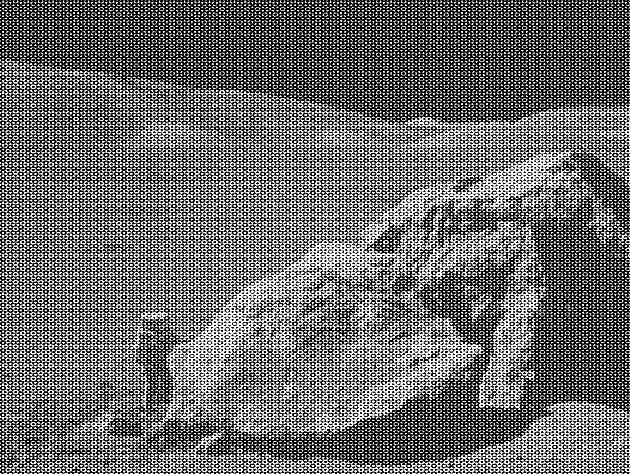
#> input picture moonlanding.png, 630 x 474 px, found by its file name
$ jupyter execute --allow-errors 09ex_algorithms.ipynb
#> lines starting #> are read from the running program, lines starting #| are printed output that depends on the picture
[cell 1]
import numpy as np
import pandas as pd
import matplotlib.pyplot as plt
import scipy as sc
from  scipy import stats
from scipy import fftpack
from matplotlib.ticker import AutoMinorLocator, MultipleLocator, FuncFormatter

1\. **Hurricanes per Year**

The number of hurricanes in 2005 was 15. The historic average is 6.3. Is this number signficantly different?
- Assume the number of hurricanes is random, i.e. follows the Poisson distribution. OK
- Assume as statistically significant a probability that has a Z score of 3 or larger with respect a normal distribution. OK

**Hint**: compute the probability that in a single year are observed 15 or more hurricances.

[cell 2]
#setting variables
hurr_num = 15
hurr_aver = 6.3
diff = hurr_num - hurr_aver
sigma = np.sqrt(hurr_aver)

z_test = diff/sigma

#setting plots features
fig, ax = plt.subplots(figsize=(16,6))
xs = np.linspace(hurr_aver - diff -3, hurr_aver + diff +3, 1000)
ts = stats.norm.pdf(xs, loc = hurr_aver, scale = sigma)
ax.plot(xs, ts, label = 'distribution')
ax.axvline(hurr_aver, linestyle='--', color='orange', label = 'Average')
ax.axvline(hurr_num, linestyle='--', color='blue', label = 'Hurricanes in 2005')
ax.legend()
ax.set_xlabel('Numbers of Hurricanes', size = 12)
ax.xaxis.set_major_locator(MultipleLocator(2))
ax.set_xlim(0)
ax.set_ylabel('Probability', size = 12)
plt.title("Distribution of Hurricanes in 2005", size = 20)

#computing p-value
pvalue = stats.norm.cdf(-z_test) + (1. - stats.norm.cdf(z_test))
print("p-value =", pvalue)


#printing T-Student distribution
fig, ax = plt.subplots(figsize=(16,6))
x = np.linspace(-5, +5, 1000)
y = stats.norm.pdf(x)
ax.plot(x, y, label = 'Distribution')
ax.fill_between(x, y, where=np.abs(x) > z_test, color='red', label = 'out of range', linewidth = 3)
ax.axvline(z_test, linestyle='--', color='orange', label = 'Z value')
ax.axvline(-z_test, linestyle='--', color='blue', label = '-Z value')
ax.set_title('Distribution with Z test values', size = 20)
ax.set_ylabel("pdf", size =13)
ax.set_xlabel("x", size = 13)
ax.xaxis.set_major_locator(MultipleLocator(1))
ax.xaxis.set_minor_locator(AutoMinorLocator(2))
ax.legend(loc = 'upper right')
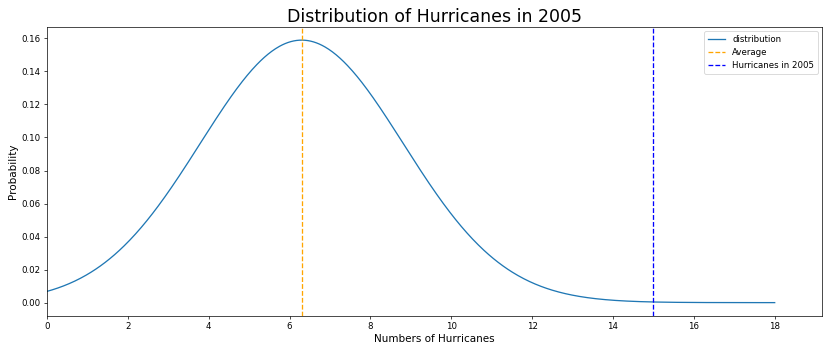
#> figure drawn by matplotlib, 1 panel; curve peaks at x = 6.29, y = 0.159
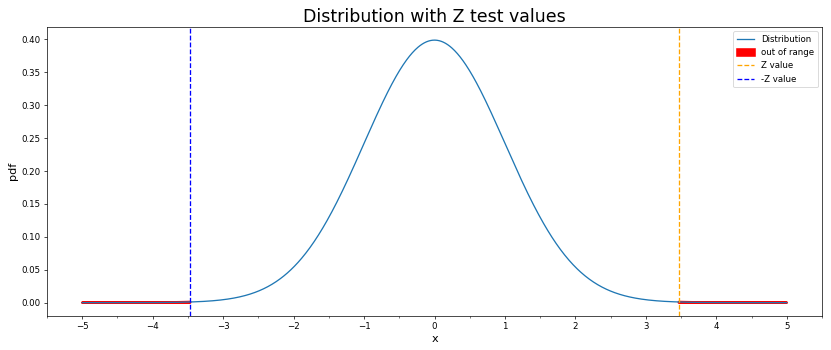
#> figure drawn by matplotlib, 1 panel; curve peaks at x = -0.00501, y = 0.399

2\. **Pairwise t-test**

In an experiment, a group of 10 individuals agreed to participate in a study of blood pressure changes following exposure to halogen lighting. Resting systolic blood pressure was recorded for each individual. The participants were then exposed to 20 minutes in a room lit only by halogen lamps. A post-exposure systolic blood pressure reading was recorded for each individual. The results are presented in the following data set:

```python
pre = np.array([120, 132, 120, 110, 115, 128, 120, 112, 110, 100])
post = np.array([140, 156, 145, 130, 117, 148, 137, 119, 127, 135])
```

Determine whether the change in blood pressures within our sample was statistically significant.

**Hint:**
in this case, the Student's $t$-test should be performed to compare the two datasets.
Use the following test statistics:

$$T = \frac{\bar{x}_1 - \bar{x}_2}{\sigma \sqrt{\frac{2}{n}}}$$

and

$$\sigma = \sqrt{\frac{\sigma_1^2 + \sigma_2^2}{2}}$$

[cell 3]
#array of data
pre = np.array([120, 132, 120, 110, 115, 128, 120, 112, 110, 100])
post = np.array([140, 156, 145, 130, 117, 148, 137, 119, 127, 135])
tot = np.array([140, 156, 145, 130, 117, 148, 137, 119, 127, 135,120, 132, 120, 110, 115, 128, 120, 112, 110, 100])
num = len(pre)

#statistic values of data
pre_mean = np.mean(pre)
post_mean = np.mean(post)
pre_s = np.sqrt(np.var(pre, ddof=1))
post_s = np.sqrt(np.var(post, ddof=1))
sigma = np.sqrt((pre_s**2+post_s**2)/2)

print('Mean values of pre and post exposition at halogen lamps \n Pre = ', pre_mean, '\n Post =', post_mean)
print('\nTotal sigma', sigma)

#Definition of T-Student function
def TStudent (n, x1, x2, s):
    return abs(x1-x2)/(s*np.sqrt(2/n))

#Calculation of T-Student
T = TStudent(num, pre_mean, post_mean, sigma)
print('\nThe T student is:', T)

#Printing T-Student distribution
fig, ax = plt.subplots(figsize=(16,6))
xs = np.linspace(-5, +5, 1000)
ts = stats.t.pdf(xs, num - 1)
ax.plot(xs, ts, label = 'distribution')
ax.fill_between(xs, ts, where=np.abs(xs) > T, color='red', label = 'out of range')
ax.axvline(T, linestyle='--', color='orange', label = 'T value')
ax.axvline(-T, linestyle='--', color='blue', label = '-T value')
ax.set_title('T student distribution at dof = 9', size = 20)
ax.set_ylabel("pdf", size =13)
ax.set_xlabel("x", size = 13)
ax.xaxis.set_major_locator(MultipleLocator(1))
ax.xaxis.set_minor_locator(AutoMinorLocator(2))
ax.legend(loc = 'upper right')


# now we calculate the p-value. Since it's double sided:
pvalue = stats.t.cdf(T, num - 1) + (1. - stats.t.cdf(-T, num - 1))
print("p-value =", pvalue)
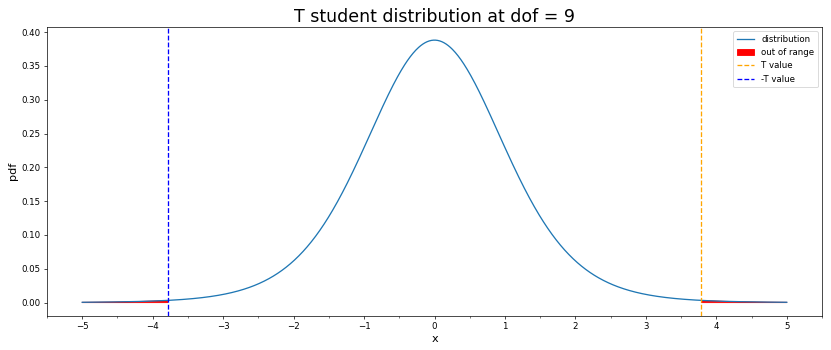
#> figure drawn by matplotlib, 1 panel; curve peaks at x = -0.00501, y = 0.388

3\. **FFT of a simple dataset**

Perform a periodicity analysis on the lynxs-hares population, i.e. determine what is the period of the population of these animals.

[cell 4]
from scipy.fftpack import fft
from matplotlib.gridspec import GridSpec
#downloading the file (only once then I can comment this line to avoid downloading the file several times)
#!wget https://www.dropbox.com/s/ebe1cnyd2gm836a/populations.txt -P /

#opening the txt file with data and converting it into pd dataframe
#> (the rest of this cell did not finish here and is left out)

[cell 5]
# Plot
fig2 = plt.figure(figsize=(20,12))
gs2 = GridSpec(1, 3, width_ratios=[1, 1, 1])
#> (the rest of this cell did not finish here and is left out)

#> (a cell that did not finish here is left out)

[cell 7]
# plot the result of the IFFT
fig3 = plt.figure(figsize=(20,12))
gs3 = GridSpec(1, 3, width_ratios=[1, 1, 1])
#> (the rest of this cell did not finish here and is left out)

4\. **FFT of an image**

Write a filter that removes the periodic noise from the `moonlanding.png` image by using a 2-dimensional FFT.

* Import the image as a 2D numpy array using `plt.imread("moonlanding.png")`. Examine the image with `plt.imshow()`, which is heavily contaminated with periodic noise. OK
* Check the documentation of the `scipy.fftpack` package, and find the method that performs a 2D FFT. Plot the spectrum (Fourier transform of) the image. **Hint**: use `LogNorm` to plot the colors in log scale: OK
```Python
from matplotlib.colors import LogNorm
plt.imshow(image, norm=LogNorm(vmin=5))
```
* Inspect the spectrum, and try to locate the regions of the power spectrum that contain the signal and those which contain the periodic noise. Use array slicing to set the noise regions to zero.
* Apply the inverse Fourier transform to plot the resulting image.

[cell 8]
from scipy.fftpack import fft2, ifft2
from matplotlib.colors import LogNorm

#importing the image as np array
image = plt.imread('moonlanding.png')
#> image is the input picture: shape (474, 630) float32; min 0, max 1, mean 0.424

#plotting the image
plt.figure(figsize=(12,6))
plt.imshow(image,plt.cm.gray)
plt.title("Original image", fontsize=15)

#Performing 2D Fourier transform with fft2 from scipy.fftpack
F_transf = fft2(image)
fig = plt.figure(figsize=(18,9))
gs = GridSpec(1, 2, width_ratios=[1, 1])
ax1 = fig.add_subplot(gs[0])
ax2 = fig.add_subplot(gs[1])

#Plotting Fourier transform
im = ax1.imshow(abs(F_transf), norm=LogNorm(vmin=5), cmap='winter')
fig.colorbar(im, fraction=0.046, pad=0.04, ax=ax1)
ax1.set_title("Fourier transform of image with log scale", fontsize=20)
ax1.set_xlabel('x', fontsize=16)
ax1.set_ylabel('y', fontsize=16)

#In order to eliminate the noise I have to cut the spectrum at high frequency

#setting the treshold
threshold = 0.1
F_transf2 = F_transf.copy()
#taking rows and columns
r, c = F_transf2.shape
#> r = 474; c = 630

#cutting all frequency above the trashold both from rows and columns
F_transf2[int(r*threshold):int(r*(1-threshold))] = 0
F_transf2[:, int(c*threshold):int(c*(1-threshold))] = 0

#plotting the filtred Fourier transform
image2 = plt.imshow(np.abs(F_transf2), norm=LogNorm(vmin=5), cmap='winter')
fig.colorbar(image2, fraction=0.046, pad=0.04, ax=ax2)
ax2.set_xlabel('x', fontsize=16)
ax2.set_ylabel('y', fontsize=16)
ax2.set_title('Filtered spectrum of Fourier transform', fontsize=20)

#performing the anti-Fourier transform and taking only the real part
filtred_im = fftpack.ifft2(F_transf2)
real_filtred_im = np.real(filtred_im)
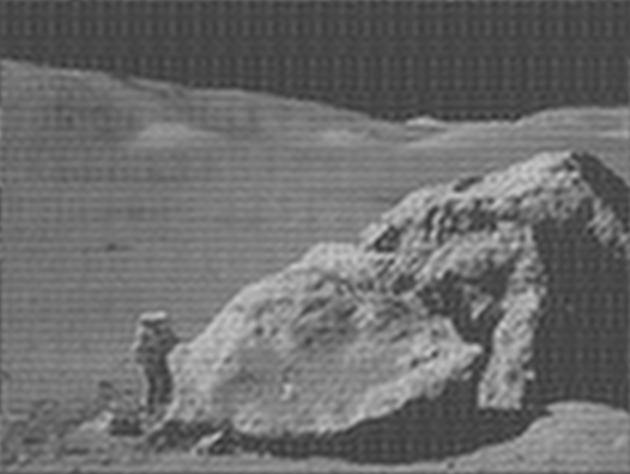
#> real_filtred_im: shape (474, 630) float32; min 0.184, max 0.791, mean 0.424


#plot the reconstructed image
plt.figure(figsize=(12,6))
plt.imshow(real_filtred_im,plt.cm.gray)
plt.title('Filtred Image',fontsize=15, pad = 20)
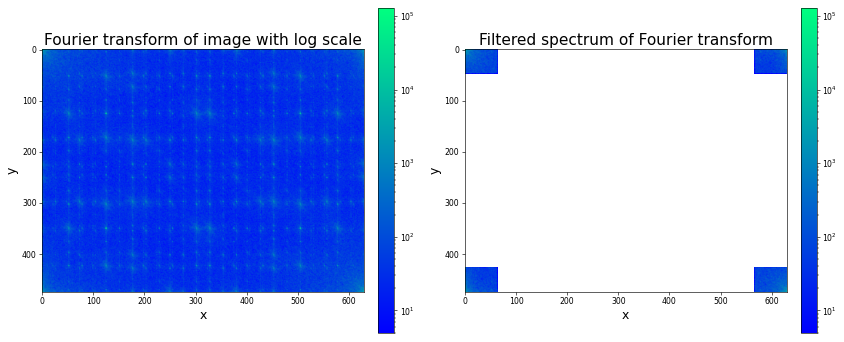
#> figure drawn by matplotlib, 4 panels
